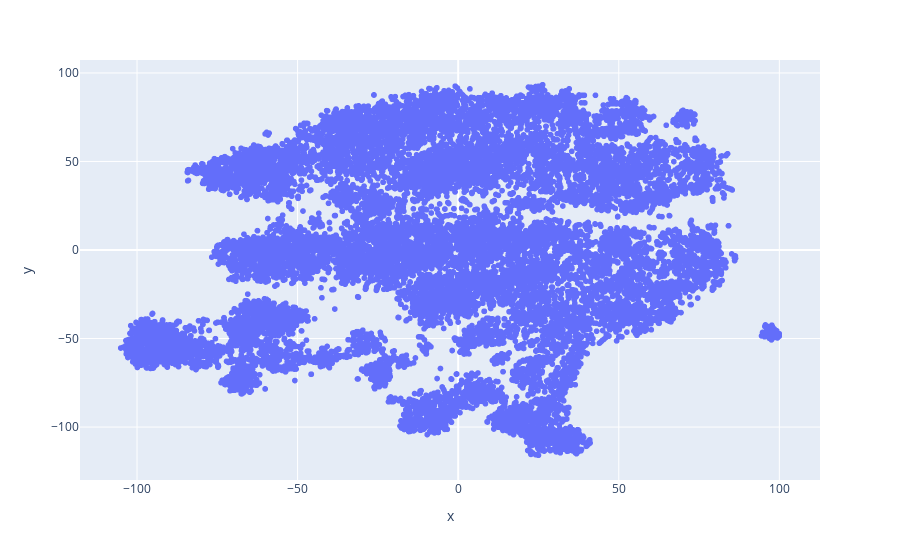

Notebook source saved alongside this figure:
### Code cell
fig = px.scatter(x=df_scaled_TSNE['x'], y=df_scaled_TSNE['y'])
fig.show()

### Figure 1 — Plotly figure (JSON) as saved in the notebook; plotly's stock layout.template omitted (floating-point values rounded to 4 significant figures; data arrays with more than 128 entries replaced by an {"elided": "..."} marker saying what was removed)
{"data": [{"hovertemplate": "x=%{x}<br>y=%{y}<extra></extra>", "legendgroup": "", "marker": {"color": "#636efa", "symbol": "circle"}, "mode": "markers", "name": "", "showlegend": false, "type": "scattergl", "x": {"elided": "19019 float values"}, "xaxis": "x", "y": {"elided": "19019 float values"}, "yaxis": "y"}], "layout": {"legend": {"tracegroupgap": 0}, "margin": {"t": 60}, "xaxis": {"anchor": "y", "domain": [0, 1], "title": {"text": "x"}}, "yaxis": {"anchor": "x", "domain": [0, 1], "title": {"text": "y"}}}}
